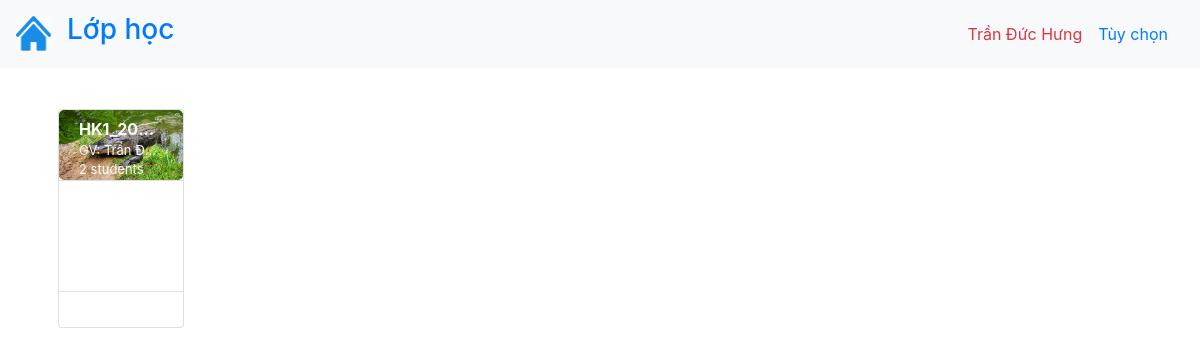
The page /index.php (signed in) on the database its author committed.
### tables this page shows
CREATE TABLE `class` (
  `classId` varchar(100) NOT NULL,
  `className` text NOT NULL,
  `creatorname` varchar(100) NOT NULL,
  `courseName` varchar(1000) NOT NULL,
  `room` varchar(20) NOT NULL,
  `picture` text NOT NULL
);

### src/index.php (the view, shortened to what this page needs)
<?php
	require_once('database.php');
	$root = "./admin";
?>
<!DOCTYPE html>
<html lang="en">
<head>
  <link rel="stylesheet" href="style.css">
  <link rel="stylesheet" href="https://maxcdn.bootstrapcdn.com/bootstrap/4.5.2/css/bootstrap.min.css">
</head>
</head>
</head>
<body>
	<nav class="navbar navbar-expand-sm bg-light">
	  <a href="index.php" class="navbar-brand"><img src="./image/home_icon.jpg" class="float-left" width="35px" height="35px"></a>
	  <a class="navbar-brand" href="index.php"><h3>Lớp học</h3></a>
	  <div class="navbar-collapse collapse" id="navb" style="">
		<form class="form-inline my-2 my-lg-0 ml-auto">
			<td class="text-right">
              <span class = "text-danger"><?= $_SESSION['name'] ?></span>
            </td>
		  <ul class="nav">
			<li class="nav-item dropdown">
			  <a class="nav-link dropdown-toggler" href="#" data-toggle="dropdown">Tùy chọn</a>
			</li>
		  </ul>
		</form>
	  </div>
	</nav>
<div class="container mt-4">
    <div class="row">
		<?php
			$name = $_SESSION['name'];
			$conn = open_database();
			$sql = "select * from class where creatorname = '$name'";
			$result = $conn->query($sql);
			$arry = array();
			$i = 0;
			if($_SESSION['type']==1 || $_SESSION['type']==0){
				if ($result->num_rows > 0) {
				  while($row = $result->fetch_assoc()) {
						$classId = $row['classId'];
						$pathpicture = $root."/".$row['picture'];
						$arry[$i] = $i+1;
						$amnt = $arry[$i];
						$i++;
						$count = 0;
						$sql = "select * from user";
						$result1 = $conn->query($sql);
						if ($result1->num_rows > 0) {
							while($data = $result1->fetch_assoc()){
								$arr = explode(",",$data['class']);
								$x = 0;
							  while($x<count($arr)) {
								if($classId === $arr[$x]){
									$count++;
								}
								$x++;
							  }
						  }
						}
		?>
			<div class="col-xl-3 col-lg-3 col-md-4 col-sm-6 col-12">
			<form method="post" action="">
				<button class="btn" name ="card" value = "<?= $amnt ?>">
				<div class="card" >
					<img class="card-img-top" src="<?= $pathpicture ?>" height="70px">
					<div class="card-img-overlay">
						<span class="card-text1"><a class = "text-light"><?= $row["className"] ?></a></span>
						<span class="card-text2 text-light" >GV: <?= $row["creatorname"] ?></span>
						<span class="card-text3 text-light" ><?= $count ?> students</span>
					</div>
					<div class="card-body1" style="padding-top: 110px; outline-color: grey"></div>
					<div class="card-body2" ></div>
				</div>
				</button>
			</form>
			</div>
		<?php
				}
			}
		}
						 ?>
	</div>
</div>
</body>
</html>

### src/style.css (style rules this page uses)
.card img { border-radius:5px; }
.card { width: 100%; display: block; padding-bottom: 15px; color: white; background-clip: padding-box; overflow: hidden; position: relative; text-align: left; margin-top: 10px; transition: 0.3s; }
.card-img-overlay { padding-top: 5px; }
.card-img-overlay .card-text1 { font-weight: bold; overflow: hidden; white-space: nowrap; text-overflow: ellipsis; display: block; font-size: 16px; margin-top:-13px; }
.card .card-img-overlay .card-text2 { display: block; overflow: hidden; white-space: nowrap; text-overflow: ellipsis; font-size: 13px; }
.card .card-img-overlay .card-text3 { text-overflow: ellipsis; overflow: hidden; white-space: nowrap; display: block; font-size: 13px; margin-bottom: 30px; }
.card .card-body1 { padding-top: 40px; border-top: .0625rem solid #e0e0e0; line-height: 0; }
.card .card-body2 { border-top: .0625rem solid #e0e0e0; line-height: 0; padding: 10px; }

### rows shown on the page
class: $amnt 1 (drawn), picture (picture), className "HK1_20…", creatorname "Trần Đ…", count "2"

### other values the page prints
$_SESSION['name'] "Trần Đức Hưng"
